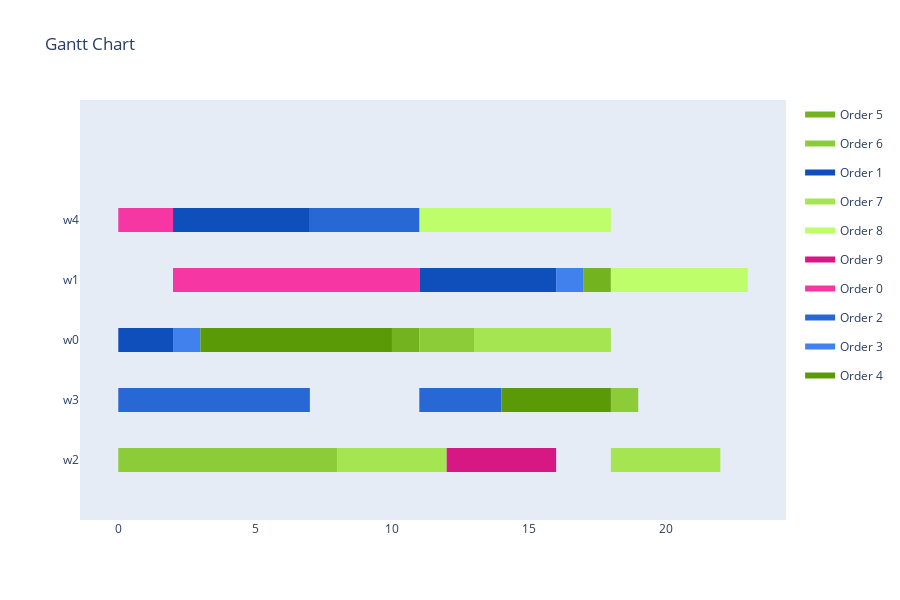
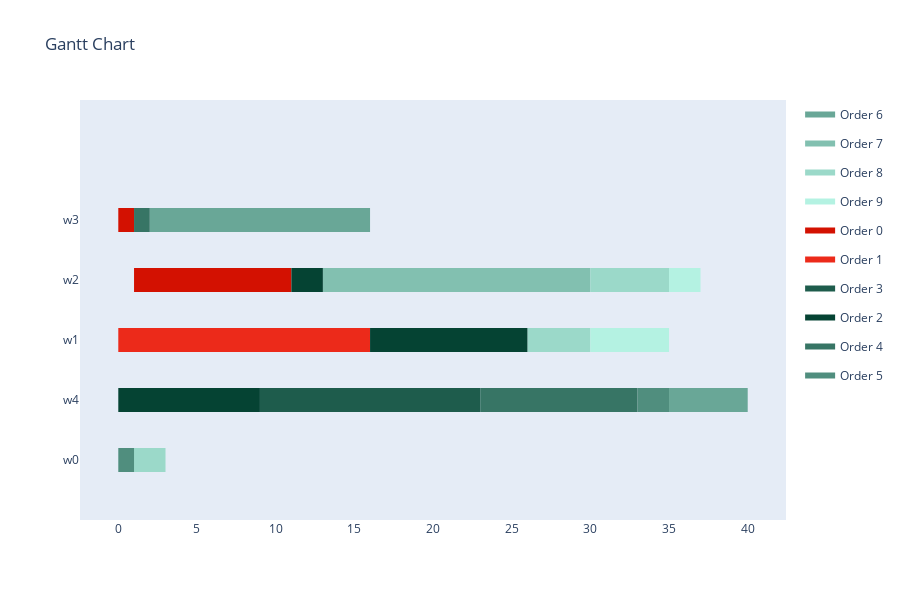
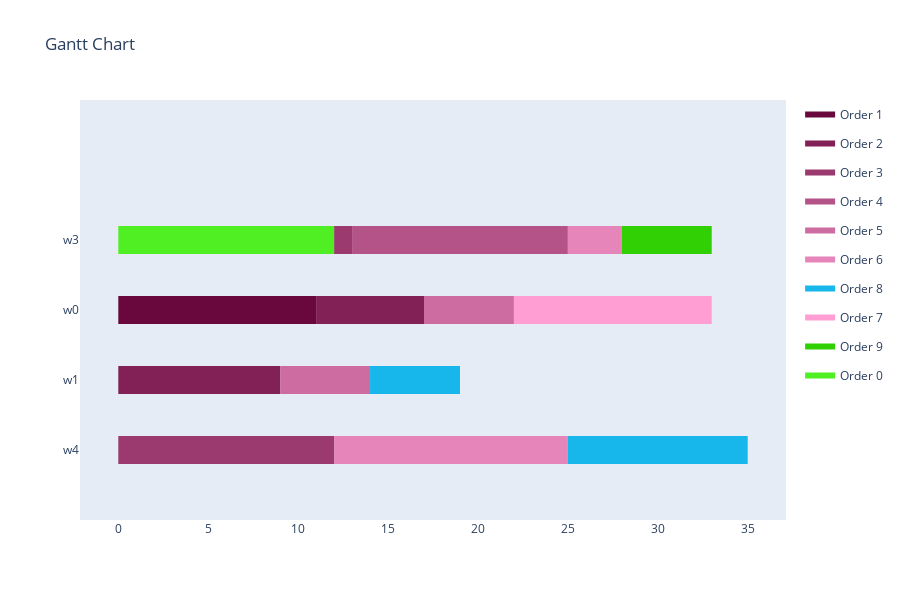

Notebook code cell kept with these figures, in order:
### Code cell
all_results = mas.get_all_results()

for result in all_results:
    print('####################################################################################################')
    print(f'Created with {result[0].created_by.name} for objective: {result[0].created_by.objective}')
    visualize_schedule_demo(result[0], env, orders)
    print(f'Fitness Values:\nMakespan: {result[1][0]}\nTardiness: {result[1][1]}\nDeviation: {result[1][2]}\nIdle Time: {result[1][3]}\nProfit: {result[1][4]}')

### Figure 1 — Plotly figure (JSON) as saved in the notebook; plotly's stock layout.template omitted (floating-point values rounded to 4 significant figures)
{"data": [{"fill": "toself", "fillcolor": "rgb(115, 179, 31)", "hoverinfo": "name", "legendgroup": "rgb(115, 179, 31)", "mode": "none", "name": "Order 5", "type": "scatter", "x": [17, 18, 18, 17, 17, 10, 11, 11, 10], "y": [2.8, 2.8, 3.2, 3.2, null, 1.8, 1.8, 2.2, 2.2]}, {"fill": "toself", "fillcolor": "rgb(140, 204, 56)", "hoverinfo": "name", "legendgroup": "rgb(140, 204, 56)", "mode": "none", "name": "Order 6", "type": "scatter", "x": [11, 13, 13, 11, 11, 18, 19, 19, 18, 18, 0, 6, 6, 0, 0, 6, 8, 8, 6], "y": [1.8, 1.8, 2.2, 2.2, null, 0.8, 0.8, 1.2, 1.2, null, -0.2, -0.2, 0.2, 0.2, null, -0.2, -0.2, 0.2, 0.2]}, {"fill": "toself", "fillcolor": "rgb(15, 79, 187)", "hoverinfo": "name", "legendgroup": "rgb(15, 79, 187)", "mode": "none", "name": "Order 1", "type": "scatter", "x": [2, 7, 7, 2, 2, 11, 16, 16, 11, 11, 0, 2, 2, 0], "y": [3.8, 3.8, 4.2, 4.2, null, 2.8, 2.8, 3.2, 3.2, null, 1.8, 1.8, 2.2, 2.2]}, {"fill": "toself", "fillcolor": "rgb(165, 229, 81)", "hoverinfo": "name", "legendgroup": "rgb(165, 229, 81)", "mode": "none", "name": "Order 7", "type": "scatter", "x": [13, 18, 18, 13, 13, 8, 12, 12, 8, 8, 18, 22, 22, 18], "y": [1.8, 1.8, 2.2, 2.2, null, -0.2, -0.2, 0.2, 0.2, null, -0.2, -0.2, 0.2, 0.2]}, {"fill": "toself", "fillcolor": "rgb(190, 254, 106)", "hoverinfo": "name", "legendgroup": "rgb(190, 254, 106)", "mode": "none", "name": "Order 8", "type": "scatter", "x": [11, 13, 13, 11, 11, 13, 18, 18, 13, 13, 18, 23, 23, 18], "y": [3.8, 3.8, 4.2, 4.2, null, 3.8, 3.8, 4.2, 4.2, null, 2.8, 2.8, 3.2, 3.2]}, {"fill": "toself", "fillcolor": "rgb(215, 23, 131)", "hoverinfo": "name", "legendgroup": "rgb(215, 23, 131)", "mode": "none", "name": "Order 9", "type": "scatter", "x": [12, 14, 14, 12, 12, 14, 16, 16, 14], "y": [-0.2, -0.2, 0.2, 0.2, null, -0.2, -0.2, 0.2, 0.2]}, {"fill": "toself", "fillcolor": "rgb(246, 54, 162)", "hoverinfo": "name", "legendgroup": "rgb(246, 54, 162)", "mode": "none", "name": "Order 0", "type": "scatter", "x": [0, 2, 2, 0, 0, 2, 6, 6, 2, 2, 6, 11, 11, 6], "y": [3.8, 3.8, 4.2, 4.2, null, 2.8, 2.8, 3.2, 3.2, null, 2.8, 2.8, 3.2, 3.2]}, {"fill": "toself", "fillcolor": "rgb(40, 104, 212)", "hoverinfo": "name", "legendgroup": "rgb(40, 104, 212)", "mode": "none", "name": "Order 2", "type": "scatter", "x": [7, 11, 11, 7, 7, 0, 7, 7, 0, 0, 11, 13, 13, 11, 11, 13, 14, 14, 13], "y": [3.8, 3.8, 4.2, 4.2, null, 0.8, 0.8, 1.2, 1.2, null, 0.8, 0.8, 1.2, 1.2, null, 0.8, 0.8, 1.2, 1.2]}, {"fill": "toself", "fillcolor": "rgb(65, 129, 237)", "hoverinfo": "name", "legendgroup": "rgb(65, 129, 237)", "mode": "none", "name": "Order 3", "type": "scatter", "x": [16, 17, 17, 16, 16, 2, 3, 3, 2], "y": [2.8, 2.8, 3.2, 3.2, null, 1.8, 1.8, 2.2, 2.2]}, {"fill": "toself", "fillcolor": "rgb(90, 154, 6)", "hoverinfo": "name", "legendgroup": "rgb(90, 154, 6)", "mode": "none", "name": "Order 4", "type": "scatter", "x": [3, 5, 5, 3, 3, 5, 10, 10, 5, 5, 14, 18, 18, 14], "y": [1.8, 1.8, 2.2, 2.2, null, 1.8, 1.8, 2.2, 2.2, null, 0.8, 0.8, 1.2, 1.2]}, {"legendgroup": "rgb(115, 179, 31)", "marker": {"color": "rgb(115, 179, 31)", "opacity": 0, "size": 1}, "mode": "markers", "name": "", "showlegend": false, "text": [null, null, null, null], "type": "scatter", "x": [17, 18, 10, 11], "y": [3, 3, 2, 2]}, {"legendgroup": "rgb(140, 204, 56)", "marker": {"color": "rgb(140, 204, 56)", "opacity": 0, "size": 1}, "mode": "markers", "name": "", "showlegend": false, "text": [null, null, null, null, null, null, null, null], "type": "scatter", "x": [11, 13, 18, 19, 0, 6, 6, 8], "y": [2, 2, 1, 1, 0, 0, 0, 0]}, {"legendgroup": "rgb(15, 79, 187)", "marker": {"color": "rgb(15, 79, 187)", "opacity": 0, "size": 1}, "mode": "markers", "name": "", "showlegend": false, "text": [null, null, null, null, null, null], "type": "scatter", "x": [2, 7, 11, 16, 0, 2], "y": [4, 4, 3, 3, 2, 2]}, {"legendgroup": "rgb(165, 229, 81)", "marker": {"color": "rgb(165, 229, 81)", "opacity": 0, "size": 1}, "mode": "markers", "name": "", "showlegend": false, "text": [null, null, null, null, null, null], "type": "scatter", "x": [13, 18, 8, 12, 18, 22], "y": [2, 2, 0, 0, 0, 0]}, {"legendgroup": "rgb(190, 254, 106)", "marker": {"color": "rgb(190, 254, 106)", "opacity": 0, "size": 1}, "mode": "markers", "name": "", "showlegend": false, "text": [null, null, null, null, null, null], "type": "scatter", "x": [11, 13, 13, 18, 18, 23], "y": [4, 4, 4, 4, 3, 3]}, {"legendgroup": "rgb(215, 23, 131)", "marker": {"color": "rgb(215, 23, 131)", "opacity": 0, "size": 1}, "mode": "markers", "name": "", "showlegend": false, "text": [null, null, null, null], "type": "scatter", "x": [12, 14, 14, 16], "y": [0, 0, 0, 0]}, {"legendgroup": "rgb(246, 54, 162)", "marker": {"color": "rgb(246, 54, 162)", "opacity": 0, "size": 1}, "mode": "markers", "name": "", "showlegend": false, "text": [null, null, null, null, null, null], "type": "scatter", "x": [0, 2, 2, 6, 6, 11], "y": [4, 4, 3, 3, 3, 3]}, {"legendgroup": "rgb(40, 104, 212)", "marker": {"color": "rgb(40, 104, 212)", "opacity": 0, "size": 1}, "mode": "markers", "name": "", "showlegend": false, "text": [null, null, null, null, null, null, null, null], "type": "scatter", "x": [7, 11, 0, 7, 11, 13, 13, 14], "y": [4, 4, 1, 1, 1, 1, 1, 1]}, {"legendgroup": "rgb(65, 129, 237)", "marker": {"color": "rgb(65, 129, 237)", "opacity": 0, "size": 1}, "mode": "markers", "name": "", "showlegend": false, "text": [null, null, null, null], "type": "scatter", "x": [16, 17, 2, 3], "y": [3, 3, 2, 2]}, {"legendgroup": "rgb(90, 154, 6)", "marker": {"color": "rgb(90, 154, 6)", "opacity": 0, "size": 1}, "mode": "markers", "name": "", "showlegend": false, "text": [null, null, null, null, null, null], "type": "scatter", "x": [3, 5, 5, 10, 14, 18], "y": [2, 2, 2, 2, 1, 1]}], "layout": {"height": 600, "hovermode": "closest", "showlegend": true, "title": {"text": "Gantt Chart"}, "xaxis": {"rangeselector": {"buttons": [{"count": 7, "label": "1w", "step": "day", "stepmode": "backward"}, {"count": 1, "label": "1m", "step": "month", "stepmode": "backward"}, {"count": 6, "label": "6m", "step": "month", "stepmode": "backward"}, {"count": 1, "label": "YTD", "step": "year", "stepmode": "todate"}, {"count": 1, "label": "1y", "step": "year", "stepmode": "backward"}, {"step": "all"}]}, "showgrid": false, "type": "linear", "zeroline": false}, "yaxis": {"autorange": false, "range": [-1, 6], "showgrid": false, "ticktext": ["w2", "w3", "w0", "w1", "w4"], "tickvals": [0, 1, 2, 3, 4], "zeroline": false}}}

### Figure 2 — Plotly figure (JSON) as saved in the notebook; plotly's stock layout.template omitted (floating-point values rounded to 4 significant figures)
{"data": [{"fill": "toself", "fillcolor": "rgb(105, 167, 151)", "hoverinfo": "name", "legendgroup": "rgb(105, 167, 151)", "mode": "none", "name": "Order 6", "type": "scatter", "x": [2, 9, 9, 2, 2, 9, 14, 14, 9, 9, 14, 16, 16, 14, 14, 35, 40, 40, 35], "y": [3.8, 3.8, 4.2, 4.2, null, 3.8, 3.8, 4.2, 4.2, null, 3.8, 3.8, 4.2, 4.2, null, 0.8, 0.8, 1.2, 1.2]}, {"fill": "toself", "fillcolor": "rgb(130, 192, 176)", "hoverinfo": "name", "legendgroup": "rgb(130, 192, 176)", "mode": "none", "name": "Order 7", "type": "scatter", "x": [13, 17, 17, 13, 13, 17, 26, 26, 17, 17, 26, 30, 30, 26], "y": [2.8, 2.8, 3.2, 3.2, null, 2.8, 2.8, 3.2, 3.2, null, 2.8, 2.8, 3.2, 3.2]}, {"fill": "toself", "fillcolor": "rgb(155, 217, 201)", "hoverinfo": "name", "legendgroup": "rgb(155, 217, 201)", "mode": "none", "name": "Order 8", "type": "scatter", "x": [30, 35, 35, 30, 30, 26, 30, 30, 26, 26, 1, 3, 3, 1], "y": [2.8, 2.8, 3.2, 3.2, null, 1.8, 1.8, 2.2, 2.2, null, -0.2, -0.2, 0.2, 0.2]}, {"fill": "toself", "fillcolor": "rgb(180, 242, 226)", "hoverinfo": "name", "legendgroup": "rgb(180, 242, 226)", "mode": "none", "name": "Order 9", "type": "scatter", "x": [35, 37, 37, 35, 35, 30, 35, 35, 30], "y": [2.8, 2.8, 3.2, 3.2, null, 1.8, 1.8, 2.2, 2.2]}, {"fill": "toself", "fillcolor": "rgb(211, 17, 1)", "hoverinfo": "name", "legendgroup": "rgb(211, 17, 1)", "mode": "none", "name": "Order 0", "type": "scatter", "x": [0, 1, 1, 0, 0, 1, 6, 6, 1, 1, 6, 11, 11, 6], "y": [3.8, 3.8, 4.2, 4.2, null, 2.8, 2.8, 3.2, 3.2, null, 2.8, 2.8, 3.2, 3.2]}, {"fill": "toself", "fillcolor": "rgb(236, 42, 26)", "hoverinfo": "name", "legendgroup": "rgb(236, 42, 26)", "mode": "none", "name": "Order 1", "type": "scatter", "x": [0, 5, 5, 0, 0, 5, 11, 11, 5, 5, 11, 16, 16, 11], "y": [1.8, 1.8, 2.2, 2.2, null, 1.8, 1.8, 2.2, 2.2, null, 1.8, 1.8, 2.2, 2.2]}, {"fill": "toself", "fillcolor": "rgb(30, 92, 76)", "hoverinfo": "name", "legendgroup": "rgb(30, 92, 76)", "mode": "none", "name": "Order 3", "type": "scatter", "x": [9, 21, 21, 9, 9, 21, 23, 23, 21], "y": [0.8, 0.8, 1.2, 1.2, null, 0.8, 0.8, 1.2, 1.2]}, {"fill": "toself", "fillcolor": "rgb(5, 67, 51)", "hoverinfo": "name", "legendgroup": "rgb(5, 67, 51)", "mode": "none", "name": "Order 2", "type": "scatter", "x": [11, 13, 13, 11, 11, 16, 21, 21, 16, 16, 21, 26, 26, 21, 21, 0, 9, 9, 0], "y": [2.8, 2.8, 3.2, 3.2, null, 1.8, 1.8, 2.2, 2.2, null, 1.8, 1.8, 2.2, 2.2, null, 0.8, 0.8, 1.2, 1.2]}, {"fill": "toself", "fillcolor": "rgb(55, 117, 101)", "hoverinfo": "name", "legendgroup": "rgb(55, 117, 101)", "mode": "none", "name": "Order 4", "type": "scatter", "x": [1, 2, 2, 1, 1, 23, 28, 28, 23, 23, 28, 33, 33, 28], "y": [3.8, 3.8, 4.2, 4.2, null, 0.8, 0.8, 1.2, 1.2, null, 0.8, 0.8, 1.2, 1.2]}, {"fill": "toself", "fillcolor": "rgb(80, 142, 126)", "hoverinfo": "name", "legendgroup": "rgb(80, 142, 126)", "mode": "none", "name": "Order 5", "type": "scatter", "x": [33, 35, 35, 33, 33, 0, 1, 1, 0], "y": [0.8, 0.8, 1.2, 1.2, null, -0.2, -0.2, 0.2, 0.2]}, {"legendgroup": "rgb(105, 167, 151)", "marker": {"color": "rgb(105, 167, 151)", "opacity": 0, "size": 1}, "mode": "markers", "name": "", "showlegend": false, "text": [null, null, null, null, null, null, null, null], "type": "scatter", "x": [2, 9, 9, 14, 14, 16, 35, 40], "y": [4, 4, 4, 4, 4, 4, 1, 1]}, {"legendgroup": "rgb(130, 192, 176)", "marker": {"color": "rgb(130, 192, 176)", "opacity": 0, "size": 1}, "mode": "markers", "name": "", "showlegend": false, "text": [null, null, null, null, null, null], "type": "scatter", "x": [13, 17, 17, 26, 26, 30], "y": [3, 3, 3, 3, 3, 3]}, {"legendgroup": "rgb(155, 217, 201)", "marker": {"color": "rgb(155, 217, 201)", "opacity": 0, "size": 1}, "mode": "markers", "name": "", "showlegend": false, "text": [null, null, null, null, null, null], "type": "scatter", "x": [30, 35, 26, 30, 1, 3], "y": [3, 3, 2, 2, 0, 0]}, {"legendgroup": "rgb(180, 242, 226)", "marker": {"color": "rgb(180, 242, 226)", "opacity": 0, "size": 1}, "mode": "markers", "name": "", "showlegend": false, "text": [null, null, null, null], "type": "scatter", "x": [35, 37, 30, 35], "y": [3, 3, 2, 2]}, {"legendgroup": "rgb(211, 17, 1)", "marker": {"color": "rgb(211, 17, 1)", "opacity": 0, "size": 1}, "mode": "markers", "name": "", "showlegend": false, "text": [null, null, null, null, null, null], "type": "scatter", "x": [0, 1, 1, 6, 6, 11], "y": [4, 4, 3, 3, 3, 3]}, {"legendgroup": "rgb(236, 42, 26)", "marker": {"color": "rgb(236, 42, 26)", "opacity": 0, "size": 1}, "mode": "markers", "name": "", "showlegend": false, "text": [null, null, null, null, null, null], "type": "scatter", "x": [0, 5, 5, 11, 11, 16], "y": [2, 2, 2, 2, 2, 2]}, {"legendgroup": "rgb(30, 92, 76)", "marker": {"color": "rgb(30, 92, 76)", "opacity": 0, "size": 1}, "mode": "markers", "name": "", "showlegend": false, "text": [null, null, null, null], "type": "scatter", "x": [9, 21, 21, 23], "y": [1, 1, 1, 1]}, {"legendgroup": "rgb(5, 67, 51)", "marker": {"color": "rgb(5, 67, 51)", "opacity": 0, "size": 1}, "mode": "markers", "name": "", "showlegend": false, "text": [null, null, null, null, null, null, null, null], "type": "scatter", "x": [11, 13, 16, 21, 21, 26, 0, 9], "y": [3, 3, 2, 2, 2, 2, 1, 1]}, {"legendgroup": "rgb(55, 117, 101)", "marker": {"color": "rgb(55, 117, 101)", "opacity": 0, "size": 1}, "mode": "markers", "name": "", "showlegend": false, "text": [null, null, null, null, null, null], "type": "scatter", "x": [1, 2, 23, 28, 28, 33], "y": [4, 4, 1, 1, 1, 1]}, {"legendgroup": "rgb(80, 142, 126)", "marker": {"color": "rgb(80, 142, 126)", "opacity": 0, "size": 1}, "mode": "markers", "name": "", "showlegend": false, "text": [null, null, null, null], "type": "scatter", "x": [33, 35, 0, 1], "y": [1, 1, 0, 0]}], "layout": {"height": 600, "hovermode": "closest", "showlegend": true, "title": {"text": "Gantt Chart"}, "xaxis": {"rangeselector": {"buttons": [{"count": 7, "label": "1w", "step": "day", "stepmode": "backward"}, {"count": 1, "label": "1m", "step": "month", "stepmode": "backward"}, {"count": 6, "label": "6m", "step": "month", "stepmode": "backward"}, {"count": 1, "label": "YTD", "step": "year", "stepmode": "todate"}, {"count": 1, "label": "1y", "step": "year", "stepmode": "backward"}, {"step": "all"}]}, "showgrid": false, "type": "linear", "zeroline": false}, "yaxis": {"autorange": false, "range": [-1, 6], "showgrid": false, "ticktext": ["w0", "w4", "w1", "w2", "w3"], "tickvals": [0, 1, 2, 3, 4], "zeroline": false}}}

### Figure 3 — Plotly figure (JSON) as saved in the notebook; plotly's stock layout.template omitted (floating-point values rounded to 4 significant figures)
{"data": [{"fill": "toself", "fillcolor": "rgb(104, 8, 60)", "hoverinfo": "name", "legendgroup": "rgb(104, 8, 60)", "mode": "none", "name": "Order 1", "type": "scatter", "x": [0, 2, 2, 0, 0, 2, 7, 7, 2, 2, 7, 11, 11, 7], "y": [1.8, 1.8, 2.2, 2.2, null, 1.8, 1.8, 2.2, 2.2, null, 1.8, 1.8, 2.2, 2.2]}, {"fill": "toself", "fillcolor": "rgb(129, 33, 85)", "hoverinfo": "name", "legendgroup": "rgb(129, 33, 85)", "mode": "none", "name": "Order 2", "type": "scatter", "x": [11, 13, 13, 11, 11, 13, 17, 17, 13, 13, 0, 8, 8, 0, 0, 8, 9, 9, 8], "y": [1.8, 1.8, 2.2, 2.2, null, 1.8, 1.8, 2.2, 2.2, null, 0.8, 0.8, 1.2, 1.2, null, 0.8, 0.8, 1.2, 1.2]}, {"fill": "toself", "fillcolor": "rgb(154, 58, 110)", "hoverinfo": "name", "legendgroup": "rgb(154, 58, 110)", "mode": "none", "name": "Order 3", "type": "scatter", "x": [12, 13, 13, 12, 12, 0, 12, 12, 0], "y": [2.8, 2.8, 3.2, 3.2, null, -0.2, -0.2, 0.2, 0.2]}, {"fill": "toself", "fillcolor": "rgb(179, 83, 135)", "hoverinfo": "name", "legendgroup": "rgb(179, 83, 135)", "mode": "none", "name": "Order 4", "type": "scatter", "x": [13, 14, 14, 13, 13, 14, 21, 21, 14, 14, 21, 25, 25, 21], "y": [2.8, 2.8, 3.2, 3.2, null, 2.8, 2.8, 3.2, 3.2, null, 2.8, 2.8, 3.2, 3.2]}, {"fill": "toself", "fillcolor": "rgb(204, 108, 160)", "hoverinfo": "name", "legendgroup": "rgb(204, 108, 160)", "mode": "none", "name": "Order 5", "type": "scatter", "x": [17, 22, 22, 17, 17, 9, 14, 14, 9], "y": [1.8, 1.8, 2.2, 2.2, null, 0.8, 0.8, 1.2, 1.2]}, {"fill": "toself", "fillcolor": "rgb(229, 133, 185)", "hoverinfo": "name", "legendgroup": "rgb(229, 133, 185)", "mode": "none", "name": "Order 6", "type": "scatter", "x": [25, 27, 27, 25, 25, 27, 28, 28, 27, 27, 12, 21, 21, 12, 12, 21, 25, 25, 21], "y": [2.8, 2.8, 3.2, 3.2, null, 2.8, 2.8, 3.2, 3.2, null, -0.2, -0.2, 0.2, 0.2, null, -0.2, -0.2, 0.2, 0.2]}, {"fill": "toself", "fillcolor": "rgb(23, 183, 235)", "hoverinfo": "name", "legendgroup": "rgb(23, 183, 235)", "mode": "none", "name": "Order 8", "type": "scatter", "x": [14, 19, 19, 14, 14, 25, 30, 30, 25, 25, 30, 35, 35, 30], "y": [0.8, 0.8, 1.2, 1.2, null, -0.2, -0.2, 0.2, 0.2, null, -0.2, -0.2, 0.2, 0.2]}, {"fill": "toself", "fillcolor": "rgb(254, 158, 210)", "hoverinfo": "name", "legendgroup": "rgb(254, 158, 210)", "mode": "none", "name": "Order 7", "type": "scatter", "x": [22, 24, 24, 22, 22, 24, 29, 29, 24, 24, 29, 33, 33, 29], "y": [1.8, 1.8, 2.2, 2.2, null, 1.8, 1.8, 2.2, 2.2, null, 1.8, 1.8, 2.2, 2.2]}, {"fill": "toself", "fillcolor": "rgb(48, 208, 4)", "hoverinfo": "name", "legendgroup": "rgb(48, 208, 4)", "mode": "none", "name": "Order 9", "type": "scatter", "x": [28, 32, 32, 28, 28, 32, 33, 33, 32], "y": [2.8, 2.8, 3.2, 3.2, null, 2.8, 2.8, 3.2, 3.2]}, {"fill": "toself", "fillcolor": "rgb(79, 239, 35)", "hoverinfo": "name", "legendgroup": "rgb(79, 239, 35)", "mode": "none", "name": "Order 0", "type": "scatter", "x": [0, 1, 1, 0, 0, 1, 8, 8, 1, 1, 8, 12, 12, 8], "y": [2.8, 2.8, 3.2, 3.2, null, 2.8, 2.8, 3.2, 3.2, null, 2.8, 2.8, 3.2, 3.2]}, {"legendgroup": "rgb(104, 8, 60)", "marker": {"color": "rgb(104, 8, 60)", "opacity": 0, "size": 1}, "mode": "markers", "name": "", "showlegend": false, "text": [null, null, null, null, null, null], "type": "scatter", "x": [0, 2, 2, 7, 7, 11], "y": [2, 2, 2, 2, 2, 2]}, {"legendgroup": "rgb(129, 33, 85)", "marker": {"color": "rgb(129, 33, 85)", "opacity": 0, "size": 1}, "mode": "markers", "name": "", "showlegend": false, "text": [null, null, null, null, null, null, null, null], "type": "scatter", "x": [11, 13, 13, 17, 0, 8, 8, 9], "y": [2, 2, 2, 2, 1, 1, 1, 1]}, {"legendgroup": "rgb(154, 58, 110)", "marker": {"color": "rgb(154, 58, 110)", "opacity": 0, "size": 1}, "mode": "markers", "name": "", "showlegend": false, "text": [null, null, null, null], "type": "scatter", "x": [12, 13, 0, 12], "y": [3, 3, 0, 0]}, {"legendgroup": "rgb(179, 83, 135)", "marker": {"color": "rgb(179, 83, 135)", "opacity": 0, "size": 1}, "mode": "markers", "name": "", "showlegend": false, "text": [null, null, null, null, null, null], "type": "scatter", "x": [13, 14, 14, 21, 21, 25], "y": [3, 3, 3, 3, 3, 3]}, {"legendgroup": "rgb(204, 108, 160)", "marker": {"color": "rgb(204, 108, 160)", "opacity": 0, "size": 1}, "mode": "markers", "name": "", "showlegend": false, "text": [null, null, null, null], "type": "scatter", "x": [17, 22, 9, 14], "y": [2, 2, 1, 1]}, {"legendgroup": "rgb(229, 133, 185)", "marker": {"color": "rgb(229, 133, 185)", "opacity": 0, "size": 1}, "mode": "markers", "name": "", "showlegend": false, "text": [null, null, null, null, null, null, null, null], "type": "scatter", "x": [25, 27, 27, 28, 12, 21, 21, 25], "y": [3, 3, 3, 3, 0, 0, 0, 0]}, {"legendgroup": "rgb(23, 183, 235)", "marker": {"color": "rgb(23, 183, 235)", "opacity": 0, "size": 1}, "mode": "markers", "name": "", "showlegend": false, "text": [null, null, null, null, null, null], "type": "scatter", "x": [14, 19, 25, 30, 30, 35], "y": [1, 1, 0, 0, 0, 0]}, {"legendgroup": "rgb(254, 158, 210)", "marker": {"color": "rgb(254, 158, 210)", "opacity": 0, "size": 1}, "mode": "markers", "name": "", "showlegend": false, "text": [null, null, null, null, null, null], "type": "scatter", "x": [22, 24, 24, 29, 29, 33], "y": [2, 2, 2, 2, 2, 2]}, {"legendgroup": "rgb(48, 208, 4)", "marker": {"color": "rgb(48, 208, 4)", "opacity": 0, "size": 1}, "mode": "markers", "name": "", "showlegend": false, "text": [null, null, null, null], "type": "scatter", "x": [28, 32, 32, 33], "y": [3, 3, 3, 3]}, {"legendgroup": "rgb(79, 239, 35)", "marker": {"color": "rgb(79, 239, 35)", "opacity": 0, "size": 1}, "mode": "markers", "name": "", "showlegend": false, "text": [null, null, null, null, null, null], "type": "scatter", "x": [0, 1, 1, 8, 8, 12], "y": [3, 3, 3, 3, 3, 3]}], "layout": {"height": 600, "hovermode": "closest", "showlegend": true, "title": {"text": "Gantt Chart"}, "xaxis": {"rangeselector": {"buttons": [{"count": 7, "label": "1w", "step": "day", "stepmode": "backward"}, {"count": 1, "label": "1m", "step": "month", "stepmode": "backward"}, {"count": 6, "label": "6m", "step": "month", "stepmode": "backward"}, {"count": 1, "label": "YTD", "step": "year", "stepmode": "todate"}, {"count": 1, "label": "1y", "step": "year", "stepmode": "backward"}, {"step": "all"}]}, "showgrid": false, "type": "linear", "zeroline": false}, "yaxis": {"autorange": false, "range": [-1, 5], "showgrid": false, "ticktext": ["w4", "w1", "w0", "w3"], "tickvals": [0, 1, 2, 3], "zeroline": false}}}
